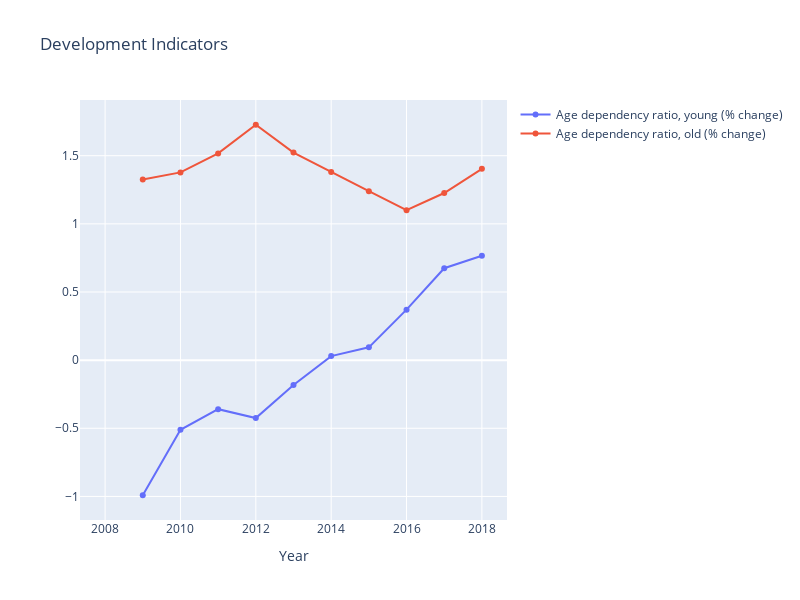

Notebook source saved alongside this figure:
### Code cell
fig = go.Figure()
percent_variables=['Age dependency ratio, young (% change)','Age dependency ratio, old (% change)',
                  ]
for var in percent_variables:
    fig.add_trace(go.Scatter(x=df_swi['Year'], y=df_swi[var],
                name=var))
    
# Edit the layout
fig.update_traces(hoverinfo='all', mode='lines+markers')
fig.update_layout(title='Development Indicators',
               xaxis_title='Year',
               yaxis_title='',
                 autosize=False,
                width=800,
                height=600
                 )

### Figure 1 — Plotly figure (JSON) as saved in the notebook; plotly's stock layout.template omitted (floating-point values rounded to 4 significant figures)
{"data": [{"hoverinfo": "all", "mode": "lines+markers", "name": "Age dependency ratio, young (% change)", "type": "scatter", "x": [2008, 2009, 2010, 2011, 2012, 2013, 2014, 2015, 2016, 2017, 2018], "y": [null, -0.9913, -0.5113, -0.3597, -0.425, -0.1821, 0.02942, 0.09388, 0.3701, 0.6742, 0.766]}, {"hoverinfo": "all", "mode": "lines+markers", "name": "Age dependency ratio, old (% change)", "type": "scatter", "x": [2008, 2009, 2010, 2011, 2012, 2013, 2014, 2015, 2016, 2017, 2018], "y": [null, 1.325, 1.377, 1.517, 1.727, 1.523, 1.379, 1.24, 1.1, 1.226, 1.404]}], "layout": {"autosize": false, "height": 600, "title": {"text": "Development Indicators"}, "width": 800, "xaxis": {"autorange": true, "range": [2007.0, 2019.0], "title": {"text": "Year"}, "type": "linear"}, "yaxis": {"autorange": true, "range": [-1.173, 1.909], "title": {"text": ""}, "type": "linear"}}}
